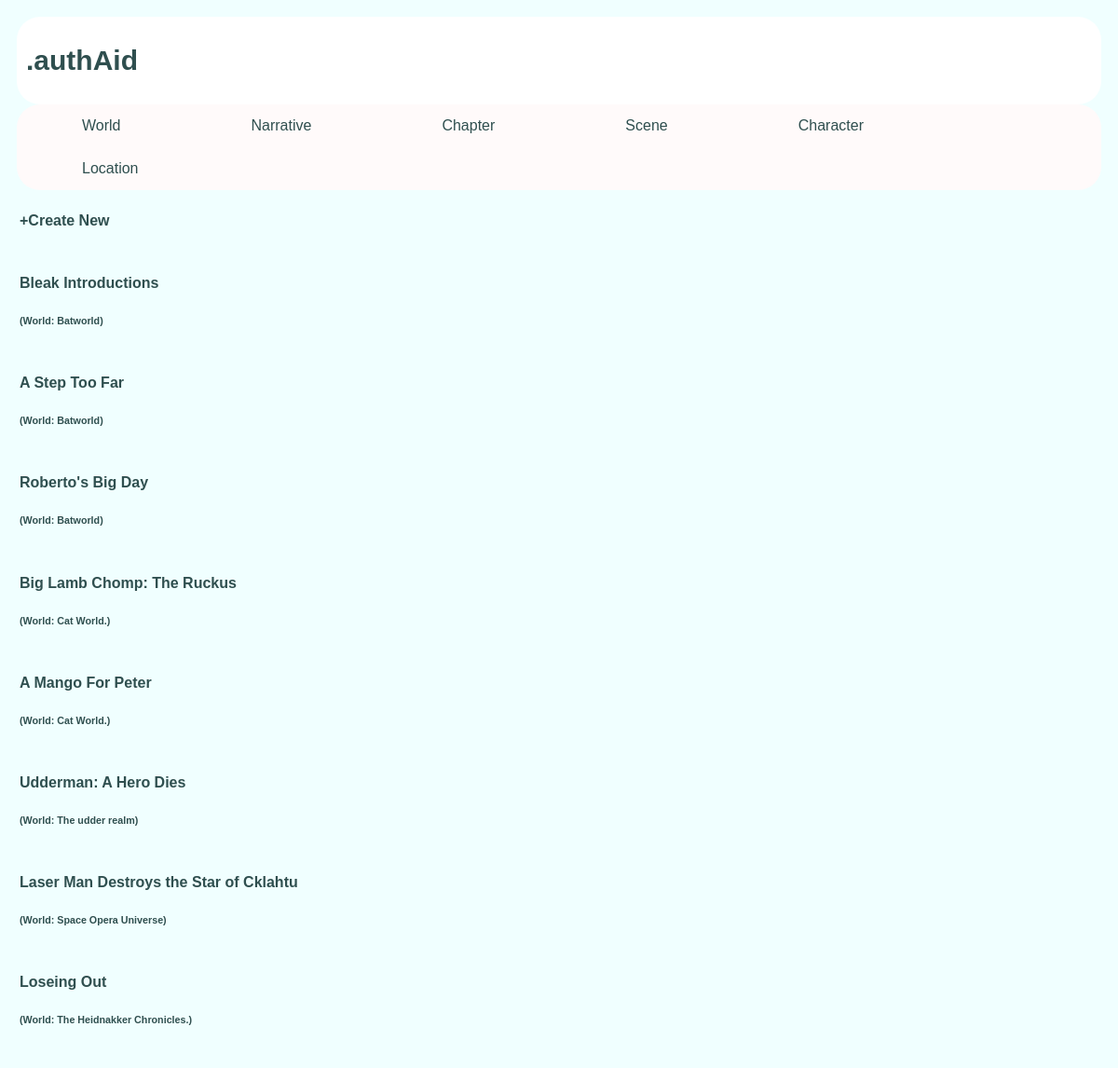
/author/narrativegeneralinfo/, run on the app's committed database.
### author/models.py (models this page shows, shortened)
class NarrativeGeneralInfo(models.Model):
    title,description,notes = charFieldsAndNotes()
    setting = models.CharField(max_length=2000, default='',blank=True)
    genre = models.CharField(max_length=200, default='',blank=True)
    world = setForeignKeysCascadeDelete(World)

class World(models.Model):
    name,description,notes = charFieldsAndNotes()
    def __str__(self):
        return self.name

### author/views.py (the view)
# urls.py: path('narrativegeneralinfo/',views.NarrativeGeneralInfoView.as_view(), name='narrativegeneralinfo'),
class NarrativeGeneralInfoView(ListView):
    template_name, context_object_name = getPathFromAndContext_list('narrativegeneralinfo', 'ngi')
    def get_queryset(self):
        return NarrativeGeneralInfo.objects.all().order_by('world')

### author/templates/author/narrativegeneralinfo.html (shortened to what this page needs)
<!DOCTYPE html>
<html lang="en">
<head>
</head>
<body>
{% extends "author/base.html" %}
{%block content%}
{% load static %}
<link rel="stylesheet" type="text/css" href="{% static 'author/nonbasestyle.css' %}">
 <div class="sidebar">
    <h4><a href="{% url 'author:narrative_create'%}">+Create New</a> </h4>
    </div>
    {% if ngi_list %}
        {% for ngi in ngi_list %}
            <div class="sidebar">
                <h4><a href="{%url 'author:narrative_detail' ngi.pk%}">{{ngi.title}}</a></h4>
                <h6>(World: {{ngi.world}})</h6>
            </div>
        {% endfor %}
    {%endif%}
{%endblock%}

### author/static/author/style.css (style rules this page uses)
* { box-sizing: border-box; border-radius: 25px }
body { font-family: arial; padding:10px; background: Azure; }

### author/static/author/nonbasestyle.css (style rules this page uses)
.sidebar { overflow:auto; background-color:Azure; width:fit-content; padding: 3px;border-radius: 0px;margin:left; display:block; }
.sidebar a:link,a:visited { text-decoration: none; color:#2F4F4F; }
.sidebar h6 { color:#2F4F4F; }

### data on the page
NarrativeGeneralInfo: title "Bleak Introductions", world "Batworld"
NarrativeGeneralInfo: title "A Step Too Far", world "Batworld"
NarrativeGeneralInfo: title "Roberto's Big Day", world "Batworld"
NarrativeGeneralInfo: title "Big Lamb Chomp: The Ruckus", world "Cat World."
NarrativeGeneralInfo: title "A Mango For Peter", world "Cat World."
NarrativeGeneralInfo: title "Udderman: A Hero Dies", world "The udder realm"
NarrativeGeneralInfo: title "Laser Man Destroys the Star of Cklahtu", world "Space Opera Universe"
NarrativeGeneralInfo: title "Loseing Out", world "The Heidnakker Chronicles."
